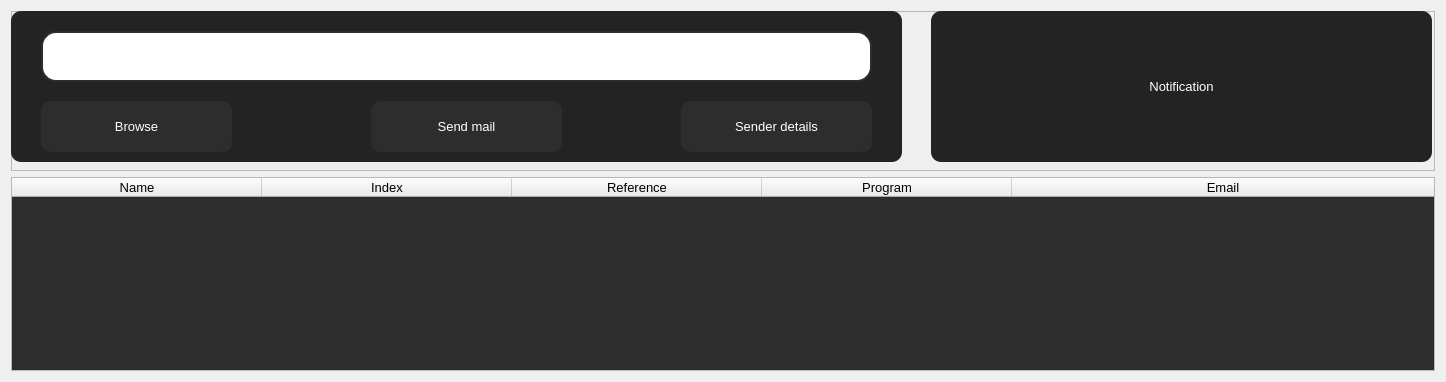
             <widget class="QWidget" name="mail">
              <property name="minimumSize">
               <size>
                <width>1446</width>
                <height>0</height>
               </size>
              </property>
              <property name="maximumSize">
               <size>
                <width>1446</width>
                <height>950</height>
               </size>
              </property>
              <layout class="QVBoxLayout" name="verticalLayout_4">
               <item>
                <widget class="QFrame" name="frame_7">
                 <property name="minimumSize">
                  <size>
                   <width>0</width>
                   <height>160</height>
                  </size>
                 </property>
                 <property name="maximumSize">
                  <size>
                   <width>16777215</width>
                   <height>160</height>
                  </size>
                 </property>
                 <property name="styleSheet">
                  <string notr="true"/>
                 </property>
                 <property name="frameShape">
                  <enum>QFrame::StyledPanel</enum>
                 </property>
                 <property name="frameShadow">
                  <enum>QFrame::Raised</enum>
                 </property>
                 <widget class="QLabel" name="label_notification_2">
                  <property name="geometry">
                   <rect>
                    <x>0</x>
                    <y>0</y>
                    <width>891</width>
                    <height>151</height>
                   </rect>
                  </property>
                  <property name="font">
                   <font>
                    <family>MS Shell Dlg 2</family>
                    <pointsize>10</pointsize>
                    <weight>50</weight>
                    <bold>false</bold>
                   </font>
                  </property>
                  <property name="styleSheet">
                   <string notr="true">QLabel{
	color: rgb(255, 255, 255);
	background-color: rgb(35, 35, 35);
	border-radius: 10px;
padding-left:10px;
}</string>
                  </property>
                  <property name="text">
                   <string/>
                  </property>
                  <property name="alignment">
                   <set>Qt::AlignLeading|Qt::AlignLeft|Qt::AlignTop</set>
                  </property>
                  <property name="wordWrap">
                   <bool>true</bool>
                  </property>
                 </widget>
                 <widget class="QLabel" name="label_notification_3">
                  <property name="geometry">
                   <rect>
                    <x>920</x>
                    <y>0</y>
                    <width>501</width>
                    <height>151</height>
                   </rect>
                  </property>
                  <property name="font">
                   <font>
                    <family>MS Shell Dlg 2</family>
                    <pointsize>10</pointsize>
                    <weight>50</weight>
                    <bold>false</bold>
                   </font>
                  </property>
                  <property name="styleSheet">
                   <string notr="true">QLabel{
	color: rgb(255, 255, 255);
	background-color: rgb(35, 35, 35);
	border-radius: 10px;
}</string>
                  </property>
                  <property name="text">
                   <string>Notification</string>
                  </property>
                  <property name="alignment">
                   <set>Qt::AlignCenter</set>
                  </property>
                  <property name="wordWrap">
                   <bool>true</bool>
                  </property>
                 </widget>
                 <widget class="QLineEdit" name="student_data">
                  <property name="geometry">
                   <rect>
                    <x>30</x>
                    <y>20</y>
                    <width>831</width>
                    <height>51</height>
                   </rect>
                  </property>
                  <property name="font">
                   <font>
                    <pointsize>10</pointsize>
                   </font>
                  </property>
                  <property name="styleSheet">
                   <string notr="true">QLineEdit{
	color: rgb(255, 255, 255);
	border: 2px solid  rgb(45, 45, 45);
	border-radius:15px;
	padding-left: 50px;
}

QLineEdit:hover{
	border:2px solid rgb(35, 35, 35);
}

QLineEdit:focus{
	border:2px solid rgb(255, 255, 255);
}</string>
                  </property>
                  <property name="placeholderText">
                   <string>Filename?</string>
                  </property>
                  <property name="clearButtonEnabled">
                   <bool>true</bool>
                  </property>
                 </widget>
                 <widget class="QPushButton" name="btn_load_data">
                  <property name="geometry">
                   <rect>
                    <x>30</x>
                    <y>90</y>
                    <width>191</width>
                    <height>51</height>
                   </rect>
                  </property>
                  <property name="font">
                   <font>
                    <pointsize>10</pointsize>
                   </font>
                  </property>
                  <property name="styleSheet">
                   <string notr="true">QPushButton{
	color: rgb(255, 255, 255);
	background-color: rgb(45, 45, 45);
	border:none;
	border-radius: 10px;
}

QPushButton:hover{
	border-radius: 20px;
}

QPushButton:pressed{
	border: 2px solid rgb(255,255,255);	
}</string>
                  </property>
                  <property name="text">
                   <string>Browse</string>
                  </property>
                  <property name="icon">
                   <iconset resource="../resource/asset.qrc">
                    <normaloff>:/icons/asset/upload.svg</normaloff>:/icons/asset/upload.svg</iconset>
                  </property>
                  <property name="iconSize">
                   <size>
                    <width>30</width>
                    <height>30</height>
                   </size>
                  </property>
                  <property name="flat">
                   <bool>true</bool>
                  </property>
                 </widget>
                 <widget class="QPushButton" name="btn_send_qr_mail">
                  <property name="geometry">
                   <rect>
                    <x>360</x>
                    <y>90</y>
                    <width>191</width>
                    <height>51</height>
                   </rect>
                  </property>
                  <property name="font">
                   <font>
                    <pointsize>10</pointsize>
                   </font>
                  </property>
                  <property name="styleSheet">
                   <string notr="true">QPushButton{
	color: rgb(255, 255, 255);
	background-color: rgb(45, 45, 45);
	border:none;
	border-radius: 10px;
}

QPushButton:hover{
	border-radius: 20px;
}

QPushButton:pressed{
	border: 2px solid rgb(255,255,255);	
}</string>
                  </property>
                  <property name="text">
                   <string>Send mail</string>
                  </property>
                  <property name="icon">
                   <iconset resource="../resource/asset.qrc">
                    <normaloff>:/icons/asset/send.svg</normaloff>:/icons/asset/send.svg</iconset>
                  </property>
                  <property name="iconSize">
                   <size>
                    <width>30</width>
                    <height>30</height>
                   </size>
                  </property>
                  <property name="flat">
                   <bool>true</bool>
                  </property>
                 </widget>
                 <widget class="QLabel" name="label_26">
                  <property name="geometry">
                   <rect>
                    <x>40</x>
                    <y>30</y>
                    <width>31</width>
                    <height>31</height>
                   </rect>
                  </property>
                  <property name="text">
                   <string/>
                  </property>
                  <property name="pixmap">
                   <pixmap resource="../resource/asset.qrc">:/icons/asset/file-text.svg</pixmap>
                  </property>
                 </widget>
                 <widget class="QPushButton" name="btn_sender_details">
                  <property name="geometry">
                   <rect>
                    <x>670</x>
                    <y>90</y>
                    <width>191</width>
                    <height>51</height>
                   </rect>
                  </property>
                  <property name="font">
                   <font>
                    <pointsize>10</pointsize>
                   </font>
                  </property>
                  <property name="styleSheet">
                   <string notr="true">QPushButton{
	color: rgb(255, 255, 255);
	background-color: rgb(45, 45, 45);
	border:none;
	border-radius: 10px;
}

QPushButton:hover{
	border-radius: 20px;
}

QPushButton:pressed{
	border: 2px solid rgb(255,255,255);	
}</string>
                  </property>
                  <property name="text">
                   <string>Sender details</string>
                  </property>
                  <property name="icon">
                   <iconset resource="../resource/asset.qrc">
                    <normaloff>:/icons/asset/mail.svg</normaloff>:/icons/asset/mail.svg</iconset>
                  </property>
                  <property name="iconSize">
                   <size>
                    <width>30</width>
                    <height>30</height>
                   </size>
                  </property>
                  <property name="flat">
                   <bool>true</bool>
                  </property>
                 </widget>
                </widget>
               </item>
               <item>
                <widget class="QFrame" name="frame_8">
                 <property name="frameShape">
                  <enum>QFrame::StyledPanel</enum>
                 </property>
                 <property name="frameShadow">
                  <enum>QFrame::Raised</enum>
                 </property>
                 <layout class="QHBoxLayout" name="horizontalLayout_6">
                  <property name="leftMargin">
                   <number>0</number>
                  </property>
                  <property name="topMargin">
                   <number>0</number>
                  </property>
                  <property name="rightMargin">
                   <number>0</number>
                  </property>
                  <property name="bottomMargin">
                   <number>0</number>
                  </property>
                  <item>
                   <widget class="QFrame" name="frame_9">
                    <property name="styleSheet">
                     <string notr="true"/>
                    </property>
                    <property name="frameShape">
                     <enum>QFrame::NoFrame</enum>
                    </property>
                    <property name="frameShadow">
                     <enum>QFrame::Raised</enum>
                    </property>
                    <layout class="QVBoxLayout" name="verticalLayout_13">
                     <property name="leftMargin">
                      <number>0</number>
                     </property>
                     <property name="topMargin">
                      <number>0</number>
                     </property>
                     <property name="rightMargin">
                      <number>0</number>
                     </property>
                     <property name="bottomMargin">
                      <number>0</number>
                     </property>
                     <item>
                      <widget class="QTableWidget" name="load_mail_data_table">
                       <property name="styleSheet">
                        <string notr="true">QTableWidget{
	background-color: rgb(45, 45, 45);
	color: rgb(255, 255, 255);
}</string>
                       </property>
                       <property name="frameShape">
                        <enum>QFrame::NoFrame</enum>
                       </property>
                       <property name="editTriggers">
                        <set>QAbstractItemView::NoEditTriggers</set>
                       </property>
                       <attribute name="horizontalHeaderDefaultSectionSize">
                        <number>250</number>
                       </attribute>
                       <attribute name="horizontalHeaderShowSortIndicator" stdset="0">
                        <bool>true</bool>
                       </attribute>
                       <attribute name="horizontalHeaderStretchLastSection">
                        <bool>true</bool>
                       </attribute>
                       <column>
                        <property name="text">
                         <string>Name</string>
                        </property>
                        <property name="font">
                         <font>
                          <pointsize>10</pointsize>
                         </font>
                        </property>
                       </column>
                       <column>
                        <property name="text">
                         <string>Index</string>
                        </property>
                        <property name="font">
                         <font>
                          <pointsize>10</pointsize>
                         </font>
                        </property>
                       </column>
                       <column>
                        <property name="text">
                         <string>Reference</string>
                        </property>
                        <property name="font">
                         <font>
                          <pointsize>10</pointsize>
                         </font>
                        </property>
                       </column>
                       <column>
                        <property name="text">
                         <string>Program</string>
                        </property>
                        <property name="font">
                         <font>
                          <pointsize>10</pointsize>
                         </font>
                        </property>
                       </column>
                       <column>
                        <property name="text">
                         <string>Email</string>
                        </property>
                        <property name="font">
                         <font>
                          <pointsize>10</pointsize>
                         </font>
                        </property>
                       </column>
                      </widget>
                     </item>
                    </layout>
                   </widget>
                  </item>
                 </layout>
                </widget>
               </item>
              </layout>
             </widget>
